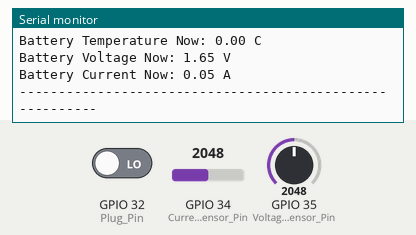
Recording of a sketch running on a simulated ESP32. On the bench: the last lines printed to the serial monitor. Inputs (shaded band) come from the test bench; at power-on: GPIO 35 (VoltageSensor_Pin) = 2048, GPIO 32 (Plug_Pin) LOW, GPIO 34 (CurrentSensor_Pin) = 2048 (analog values on the 0–4095 scale).

Above: at 1.7 s.
1.8 s: GPIO 35 (VoltageSensor_Pin) set to 2866
At 6.2 s:
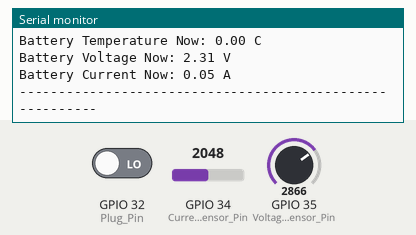
8.0 s: GPIO 32 (Plug_Pin) driven HIGH
14.2 s: GPIO 35 (VoltageSensor_Pin) set to 3603
At 17.0 s:
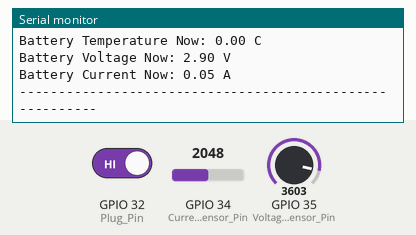
Timing chart, 0 to 18.5 s (numbered marks = the images above; inputs shaded):
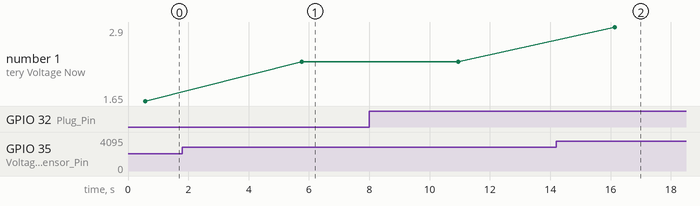

The sketch:

System_Board_Functional_Verification.ino
```cpp
#include <Wire.h>
#include <SPI.h>
#include <RTClib.h>
#include <MAX6675.h>
#include <HardwareSerial.h>
#include <Preferences.h>

// I2C Pins SDA and SCL
#define I2C_SDA_Pin           21
#define I2C_SCL_Pin           22
#define EEPROM_I2C_Address    0x50
#define RTC_I2C_Address       0x68

// Charging Plug Pin
#define Plug_Pin              32

// UART2 Pins
#define UART1_RX_Pin          17
#define UART1_TX_Pin          18

// Voltage and Current Sensor ADC Pins
#define VoltageSensor_Pin     35
#define CurrentSensor_Pin     34

// Temperature Sensor SPI Pins (MAX6675)
#define TemperatureSensor_MISO_Pin  19
#define TemperatureSensor_SCK_Pin   5
#define TemperatureSensor_CS_Pin    16

RTC_DS3231 rtc;
MAX6675 tempSensor(TemperatureSensor_CS_Pin, TemperatureSensor_MISO_Pin, TemperatureSensor_SCK_Pin);
Preferences preferences;

int Cycle_Count = 0;
bool lastState = LOW;

int lastDebounceTime = 0;
int debounceDelay = 50;
float battery_temperature = 0;
float battery_voltage = 0;
float adjustedVoltage = 0;
float current = 0;


void getPlugState()
{
  bool currentState = digitalRead(Plug_Pin);

  if (currentState != lastState)
  {
    delay(50);  // Simple debounce
    currentState = digitalRead(Plug_Pin);

    if (currentState != lastState)
    {
      if (currentState == HIGH)
      {
        Cycle_Count++;
      }
      else
      {
        //DO NO THING
      }

      lastState = currentState;  // Update state
    }
  }
  Serial.print("Number of Charging Cycles: ");
  Serial.print(Cycle_Count);
  Serial.println(" Cycle/s");

}


void getBatteryVoltage()
{
  float ADC_vRead = analogRead(VoltageSensor_Pin);
  battery_voltage = (ADC_vRead / 4095.0) * 3.3;
  Serial.print("Battery Voltage Now: ");
  Serial.print(battery_voltage);
  Serial.println(" V");
}

void getBatteryCurrent()
{
  int adcRaw = analogRead(CurrentSensor_Pin);
  float voltage = 1.66; //(adcRaw / 4095.0) * 3.3;

  // Adjust offset and sensitivity (for 3.3V-powered ACS712-05A)
  float offsetVoltage = 1.65; // Sensor outputs 1.65V at 0 A
  adjustedVoltage = voltage - offsetVoltage;

  // Clamp to 0V minimum
  if (adjustedVoltage < 0)
  {
    adjustedVoltage = 0;
  }

  current = adjustedVoltage / 0.185;

  // Clamp max to 5 A
  if (current > 5.0)
  {
    current = 5.0;
  }
  else
  {
    //DO NO THING
  }

  Serial.print("Battery Current Now: ");
  Serial.print(current);
  Serial.println(" A");
}

void getBatteryTemperature()
{
  float battery_states = tempSensor.read();
  battery_temperature  = tempSensor.getCelsius();
  Serial.print("Battery Temperature Now: ");
  Serial.print(battery_temperature);
  Serial.println(" C");
}

void setup()
{
  //Serial.begin(9600);
  Serial.begin(9600);
  Serial1.begin(9600, SERIAL_8N1, UART1_RX_Pin, UART1_TX_Pin);
  Wire.begin(I2C_SDA_Pin, I2C_SCL_Pin);
  analogReadResolution(12);

  if (!rtc.begin()) {
    //Serial.println("Couldn't find RTC");
    while (1);
  }

  if (rtc.lostPower()) {
    //Serial.println("RTC lost power, setting time to compile time");
    rtc.adjust(DateTime(F(__DATE__), F(__TIME__)));
  }

  tempSensor.begin();

  pinMode(Plug_Pin, INPUT_PULLDOWN);
  digitalWrite(Plug_Pin, LOW);

  /*
     Open preferences with a namespace Cycle_Count
     false = read/write mode
  */
  //preferences.begin("Cycle_Count", false); //
  //it's safe to read from flash
  //Cycle_Count = preferences.getInt("Cycle_Count", 0);

  delay(500); // Give MAX6675 time to stabilize
}

void loop()
{
  Serial.println("==================== System Budget ======================");
  getPlugState();
  getBatteryTemperature();
  getBatteryVoltage();
  getBatteryCurrent();
  Serial.println("---------------------------------------------------------");
  Serial1.println(String(Cycle_Count));
  Serial1.println(String(battery_voltage));
  Serial1.print(String(current));


  delay(5000); // 5 second interval

}
```

Measured:
- after the input at 1.8 s, the serial monitor: prints a new line after 4.0 s (image 1)
- after the input at 14.2 s, the serial monitor: prints a new line after 1.9 s (image 2)
- plotted number 1: 1.65 → 2.31 after the input at 1.8 s, 2.31 → 2.9 after the input at 14.2 s
